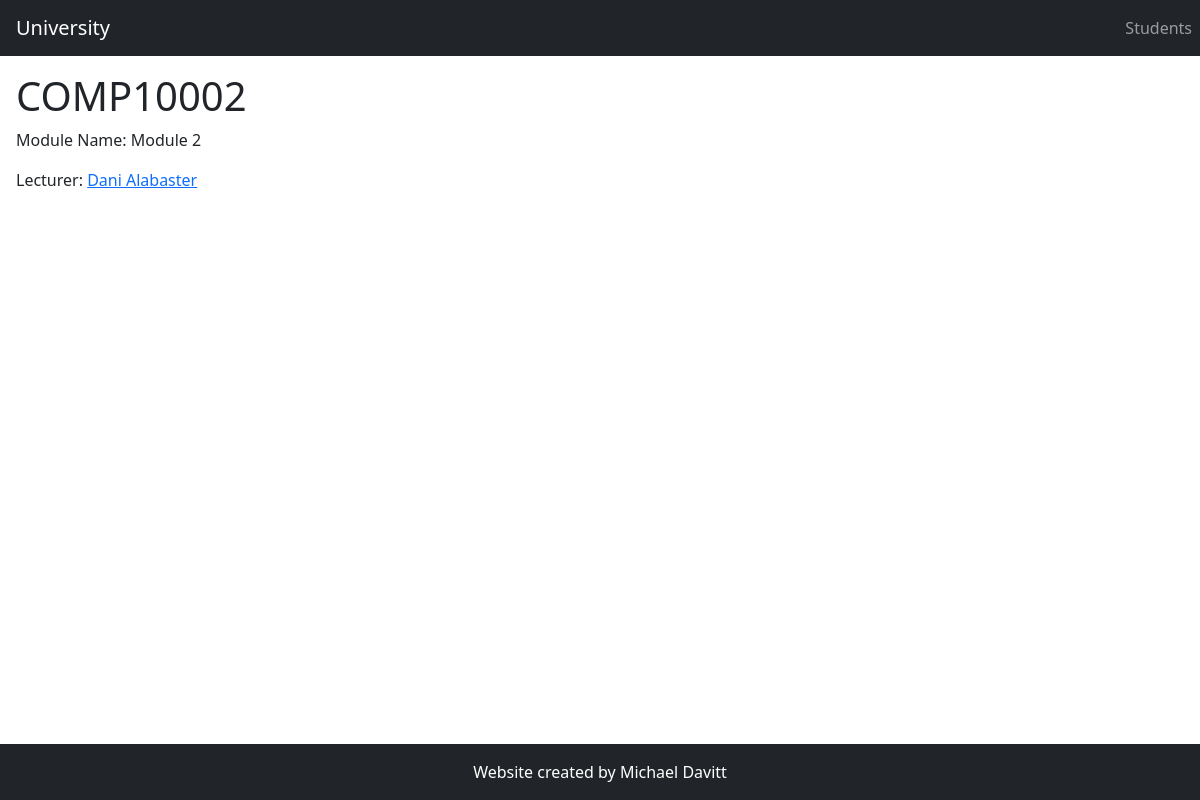
Screenshot of /module/2/ with the database file from the repository.
### student_info/models.py (models this page shows, shortened)
class Module(models.Model):
    code = models.CharField(max_length=20)
    name = models.CharField(max_length=100)
    lecturer = models.ForeignKey(
        "Staff", on_delete=models.CASCADE)

class Staff(models.Model):
    name = models.CharField(max_length=100)
    def __str__(self):
        return self.name

### student_info/views.py (the view)
# urls.py: path("module/<int:module_id>/", views.module_detail, name="module_detail"),
def module_detail(request, module_id):
    try:
        module = Module.objects.get(id=module_id)
    except:
        raise Http404("Module not found")
    return render(request, "module_detail.html", {
        "module": module,
    })

### student_info/templates/module_detail.html
{% extends "base.html" %} {% block content %}
<h1>{{ module.code }}</h1>
{% if module.name %}
<p>Module Name: {{ module.name }}</p>
{% endif %}
{% if module.lecturer %}
<p>
  Lecturer:
  <a href="{% url "staff_detail" module.lecturer.id %}">
    {{ module.lecturer }}
  </a>
</p>
{% endif %}
{% endblock %}

### rows the page displays
Module: code "COMP10002", name "Module 2", lecturer "Dani Alabaster"
